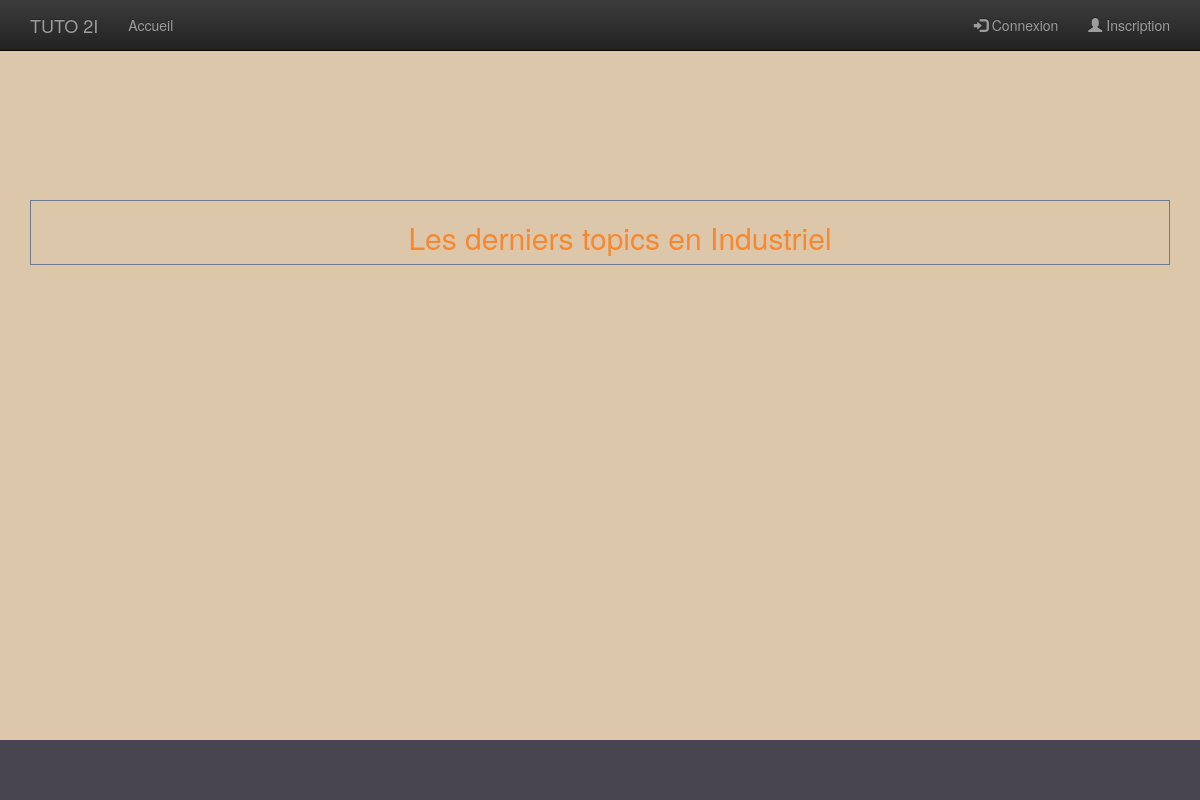
The page /index.php?view=topic&cat=Industriel on the database as committed earlier.
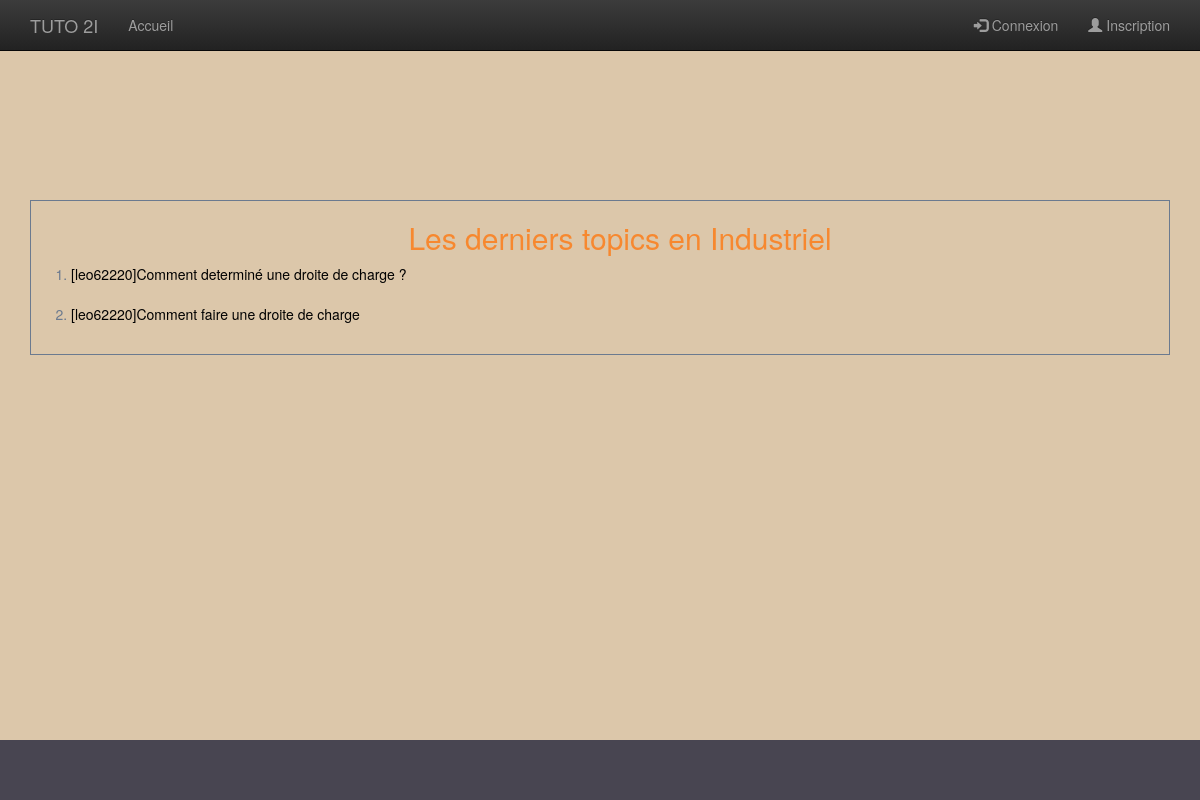
The same page on the database as committed later.
### tables this page shows
CREATE TABLE `topic` (
  `Topic_id` int(11) NOT NULL,
  `Forum_id` int(11) DEFAULT NULL,
  `Topic_title` varchar(50) DEFAULT NULL,
  `Topic_creator` varchar(50) DEFAULT NULL,
  `Topic_date` date DEFAULT NULL,
  `Topic_content` text NOT NULL,
  `Topic_genre` varchar(40) DEFAULT NULL,
  `Topic_grade` int(11) DEFAULT NULL,
  `Topic_first post` text,
  `Topic_last_post` text,
  `responses` varchar(150) DEFAULT NULL
);

### libs/maLibSQL.pdo.php (called while the page is built, shortened)
<?php
include_once "config.php";
function SQLSelect($sql)
{
 	global $BDD_host;
	global $BDD_base;
 	global $BDD_user;
 	global $BDD_password;
	try {
		$dbh = new PDO("mysql:host=$BDD_host;dbname=$BDD_base", $BDD_user, $BDD_password);
	} catch (PDOException $e) {
		die("<font color=\"red\">SQLSelect: Erreur de connexion : " . $e->getMessage() . "</font>");
	}
	$dbh->exec("SET CHARACTER SET utf8");
	$res = $dbh->query($sql);
	$num = $res->rowCount();
	if ($num==0) return false;
	else return $res;
}
function parcoursRs($result)
{
	if  ($result == false) return array();
	$result->setFetchMode(PDO::FETCH_ASSOC);
	while ($ligne = $result->fetch())
		$tab[]= $ligne;
	return $tab;
}
?>

### libs/modele.php (called while the page is built, shortened)
<?php
include_once("maLibSQL.pdo.php");
function last_cat_topics($categorie){
     $SQL  = "SELECT * FROM (SELECT * FROM topic where Topic_genre = '$categorie' ORDER BY Topic_id DESC LIMIT 5) sub ORDER BY Topic_id ASC";
     return parcoursRs(SQLSelect($SQL));
}
?>

### templates/topic.php (the view, shortened to what this page needs)
<?php
    $categorie = $_GET['cat'];
?>
    <link rel="stylesheet" href="css/Home_css.css">
    <section class="last-topic-contain">
            <div class="last-topic">
                <ol>
                <?php
                    echo "<h2>Les derniers topics en $categorie </h2></hr>";
                    $topics = last_cat_topics($categorie);
                    foreach($topics as $element){
                        $topic_id = $element["Topic_id"];
                        echo "<li><a href=\"index.php?view=topic_page&id=$topic_id\">[". $element["Topic_creator"]. "]" .$element["Topic_content"]. "<a/></li><br />";
                    }
                ?>
            </div>
        </section>

### templates/footer.php (shortened to what this page needs)
<?php
include_once("libs/modele.php");
?>
</div>
</div>
<div id="footer">
  <div class="container">
  </div>
</div>
</body>
</html>

Rows that differ between the two databases and show on the page:
added topic: Topic_creator "leo62220", Topic_content "Comment determiné une droite de charge ?"
added topic: Topic_creator "leo62220", Topic_content "Comment faire une droite de charge"
